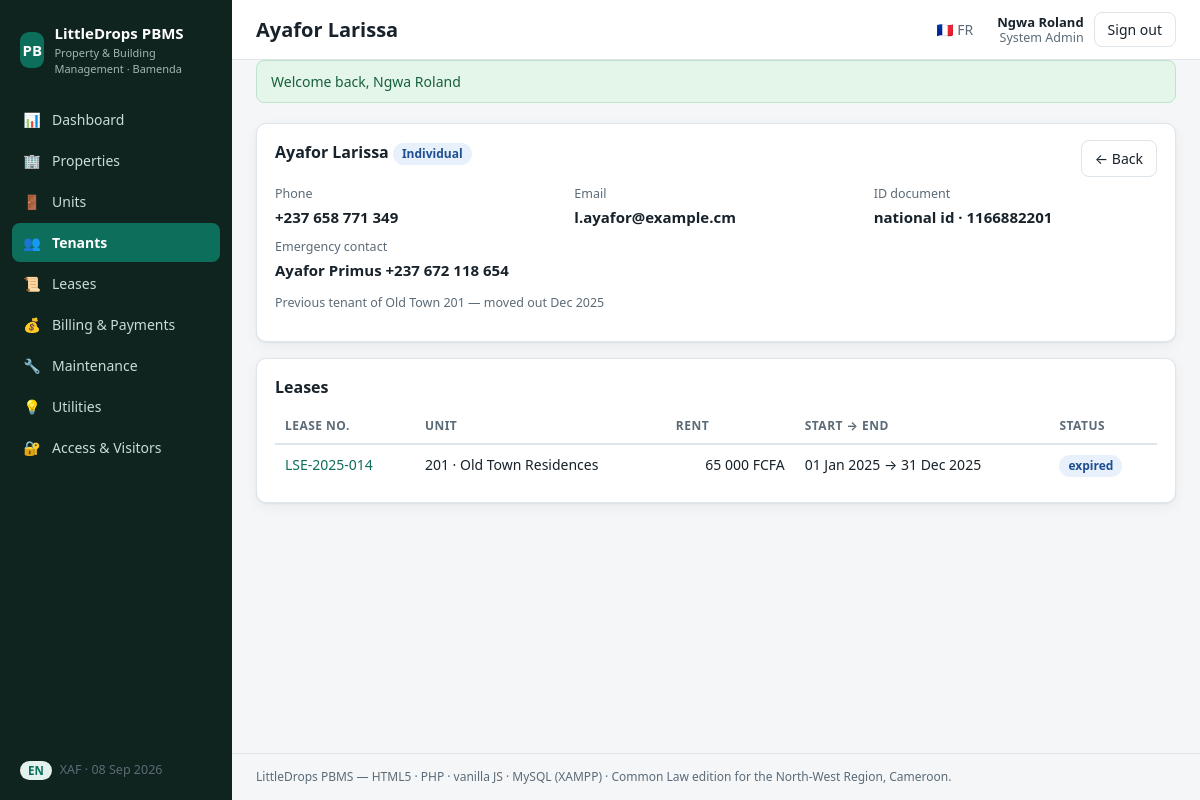
The app's page /index.php?r=tenants/7 (signed in) with its own data.
### tables this page shows
CREATE TABLE IF NOT EXISTS tenants (
  id             INT UNSIGNED AUTO_INCREMENT PRIMARY KEY,
  user_id        INT UNSIGNED NULL,              
  kind           ENUM('individual','corporate') NOT NULL DEFAULT 'individual',
  name           VARCHAR(160) NOT NULL,
  email          VARCHAR(160) NULL,
  phone          VARCHAR(30)  NULL,
  alt_phone      VARCHAR(30)  NULL,
  emergency_name  VARCHAR(120) NULL,
  emergency_phone VARCHAR(30)  NULL,
  id_type        ENUM('national_id','passport','certificate_incorporation','residence_permit') NULL,
  id_number      VARCHAR(60) NULL,
  notes          TEXT NULL,
  created_at     DATETIME NOT NULL DEFAULT CURRENT_TIMESTAMP,
  CONSTRAINT fk_tenants_user FOREIGN KEY (user_id) REFERENCES users(id)
    ON DELETE SET NULL ON UPDATE CASCADE,
  INDEX idx_tenants_name (name)
);

CREATE TABLE IF NOT EXISTS leases (
  id             INT UNSIGNED AUTO_INCREMENT PRIMARY KEY,
  code           VARCHAR(20) NOT NULL UNIQUE,    
  unit_id        INT UNSIGNED NOT NULL,
  tenant_id      INT UNSIGNED NOT NULL,
  start_date     DATE NOT NULL,
  end_date       DATE NOT NULL,
  rent_xaf       BIGINT UNSIGNED NOT NULL,
  billing_cycle  ENUM('monthly','quarterly','annually') NOT NULL DEFAULT 'monthly',
  rent_type      ENUM('fixed','dynamic') NOT NULL DEFAULT 'fixed',
  escalation_pct DECIMAL(5,2) NULL,              
  escalation_interval_months SMALLINT UNSIGNED NULL,
  grace_days     SMALLINT UNSIGNED NOT NULL DEFAULT 7,
  penalty_pct    DECIMAL(5,2)  NOT NULL DEFAULT 5.00,
  deposit_xaf    BIGINT UNSIGNED NOT NULL DEFAULT 0,
  deposit_paid   TINYINT(1) NOT NULL DEFAULT 0,
   
  legal_system   ENUM('common_law','civil_law') NOT NULL DEFAULT 'common_law',
  jurisdiction   VARCHAR(160) NOT NULL DEFAULT 'Bamenda, North-West Region, Cameroon',
  notice_to_quit_days SMALLINT UNSIGNED NOT NULL DEFAULT 30,
  status         ENUM('draft','active','expired','terminated','in_recovery') NOT NULL DEFAULT 'draft',
  signed_at      DATETIME NULL,
  witness_1      VARCHAR(120) NULL,
  witness_2      VARCHAR(120) NULL,
  stamp_duty_paid TINYINT(1) NOT NULL DEFAULT 0,
  notes          TEXT NULL,
  created_at     DATETIME NOT NULL DEFAULT CURRENT_TIMESTAMP,
  CONSTRAINT fk_leases_unit FOREIGN KEY (unit_id) REFERENCES units(id)
    ON DELETE RESTRICT ON UPDATE CASCADE,
  CONSTRAINT fk_leases_tenant FOREIGN KEY (tenant_id) REFERENCES tenants(id)
    ON DELETE RESTRICT ON UPDATE CASCADE,
  INDEX idx_leases_status (status)
);

CREATE TABLE IF NOT EXISTS units (
  id             INT UNSIGNED AUTO_INCREMENT PRIMARY KEY,
  building_id    INT UNSIGNED NOT NULL,
  floor_id       INT UNSIGNED NULL,
  code           VARCHAR(30) NOT NULL,
  unit_type      ENUM('apartment','duplex','studio','shop','office','store','duplex_flat','self_contain') NOT NULL DEFAULT 'apartment',
  sqm            DECIMAL(7,2) NULL,
  bedrooms       TINYINT UNSIGNED NULL,
  bathrooms      TINYINT UNSIGNED NULL,
  market_rent_xaf BIGINT UNSIGNED NOT NULL DEFAULT 0,
  status         ENUM('vacant','leased','under_maintenance','reserved','out_of_service') NOT NULL DEFAULT 'vacant',
  amenities      TEXT NULL,                      
  condition_report TEXT NULL,                    
  created_at     DATETIME NOT NULL DEFAULT CURRENT_TIMESTAMP,
  CONSTRAINT fk_units_building FOREIGN KEY (building_id) REFERENCES buildings(id)
    ON DELETE CASCADE ON UPDATE CASCADE,
  CONSTRAINT fk_units_floor FOREIGN KEY (floor_id) REFERENCES floors(id)
    ON DELETE SET NULL ON UPDATE CASCADE,
  UNIQUE KEY uq_unit_code_per_building (building_id, code),
  INDEX idx_units_status (status)
);

CREATE TABLE IF NOT EXISTS buildings (
  id           INT UNSIGNED AUTO_INCREMENT PRIMARY KEY,
  portfolio_id INT UNSIGNED NOT NULL,
  name         VARCHAR(120) NOT NULL,
  quarter      VARCHAR(80)  NOT NULL,            
  city         VARCHAR(80)  NOT NULL DEFAULT 'Bamenda',
  region       VARCHAR(80)  NOT NULL DEFAULT 'North-West',
  address      VARCHAR(200) NULL,
  lat          DECIMAL(10,7) NULL,
  lng          DECIMAL(10,7) NULL,
  created_at   DATETIME NOT NULL DEFAULT CURRENT_TIMESTAMP,
  CONSTRAINT fk_buildings_portfolio FOREIGN KEY (portfolio_id) REFERENCES portfolios(id)
    ON DELETE RESTRICT ON UPDATE CASCADE,
  INDEX idx_buildings_quarter (quarter)
);

### core/View.php (called while the page is built, shortened)
<?php
final class View
{
    public static function render(string $template, array $data = [], ?string $layout = 'app'): string
    {
        $php = self::resolve($template);
        extract($data, EXTR_SKIP);
        require $php;
        $content = (string) ob_get_clean();
        if ($layout !== null) {
            $content = (string) ob_get_clean();
        }
        return $content;
    }
    private static function resolve(string $template): string
    {
        [$module, $view] = explode('::', $template, 2);
        $file = dirname(__DIR__) . "/modules/$module/Views/" . str_replace(['..', '\\'], '', $view) . '.php';
        return $file;
    }
}

### modules/Tenants/Controllers/TenantController.php (called while the page is built, shortened)
<?php
final class TenantController extends Controller
{
    public function show(array $params): void
    {
        $tenant = Tenant::find((int) $params['id']);
        $this->view('Tenants::show', [
            'title'  => $tenant['name'],
            'tenant' => $tenant,
            'leases' => Tenant::leases((int) $tenant['id']),
        ]);
    }
}

### index.php (called while the page is built, shortened)
<?php
$router = new Core\Router();
$router->loadModules();
$router->dispatch(Core\Request::route());

### core/autoloader.php (called while the page is built, shortened)
<?php
spl_autoload_register(static function (string $class): void {
    $prefixes = [
        'Core\\'    => __DIR__ . '/',
        'Modules\\' => dirname(__DIR__) . '/modules/',
    ];
    foreach ($prefixes as $prefix => $baseDir) {
        if (str_starts_with($class, $prefix)) {
            $relative = str_replace('\\', '/', substr($class, strlen($prefix)));
            $file = $baseDir . $relative . '.php';
            return;
        }
    }
});

### core/Config.php (called while the page is built, shortened)
<?php
final class Config
{
    private static ?array $data = null;
    public static function load(): array
    {
        if (self::$data !== null) {
            return self::$data;
        }
        self::$data = [
            'app' => [
                'name'      => 'LittleDrops PBMS',
                'tagline'   => 'Property & Building Management · Bamenda, Cameroon',
                'locale'    => 'en',
                'timezone'  => 'Africa/Douala',
            ],
            'db' => [
                'driver'    => 'mysql',
                'host'      => '127.0.0.1',
                'port'      => 3306,
                'database'  => 'pbms',
                'username'  => 'root',
                'password'  => '',
                'charset'   => 'utf8mb4',
            ],
            'legal' => [
                'default_legal_system' => 'common_law',
                'default_jurisdiction' => 'Bamenda, North-West Region, Cameroon',
                'default_notice_days'  => 30,
                'late_fee_penalty_pct' => 5.00,
                'late_fee_grace_days'  => 7,
            ],
            'modules' => ['Auth', 'Dashboard', 'Properties', 'Tenants', 'Leases', 'Billing', 'Maintenance', 'Utilities', 'Access'],
        ];
        return self::$data;
    }
    public static function get(string $path, $default = null)
    {
        $node = self::load();
        foreach (explode('.', $path) as $key) {
            $node = $node[$key];
        }
        return $node;
    }
}

### core/Database.php (called while the page is built, shortened)
<?php
final class Database
{
    private static ?PDO $pdo = null;
    public static function pdo(): PDO
    {
        if (self::$pdo === null) {
            $db  = Config::get('db');
            $dsn = sprintf(
                'mysql:host=%s;port=%d;dbname=%s;charset=%s',
                $db['host'],
                (int) $db['port'],
                $db['database'],
                $db['charset']
            );
            self::$pdo = new PDO($dsn, $db['username'], $db['password'], [
                PDO::ATTR_ERRMODE            => PDO::ERRMODE_EXCEPTION,
                PDO::ATTR_DEFAULT_FETCH_MODE => PDO::FETCH_ASSOC,
                PDO::ATTR_EMULATE_PREPARES   => false,
            ]);
        }
        return self::$pdo;
    }
    public static function run(string $sql, array $params = []): PDOStatement
    {
        $st = self::pdo()->prepare($sql);
        $st->execute($params);
        return $st;
    }
    public static function rows(string $sql, array $params = []): array
    {
        return self::run($sql, $params)->fetchAll();
    }
    public static function row(string $sql, array $params = []): ?array
    {
        $row = self::run($sql, $params)->fetch();
        return $row === false ? null : $row;
    }
}

### modules/Tenants/Models/Tenant.php (called while the page is built, shortened)
<?php
final class Tenant
{
    public static function find(int $id): ?array
    {
        return Database::row('SELECT * FROM tenants WHERE id = ?', [$id]);
    }
    public static function leases(int $tenantId): array
    {
        return Database::rows(
            'SELECT l.*, u.code AS unit_code, u.unit_type, b.name AS building_name
               FROM leases l
               JOIN units u ON u.id = l.unit_id
               JOIN buildings b ON b.id = u.building_id
              WHERE l.tenant_id = ? ORDER BY l.start_date DESC',
            [$tenantId]
        );
    }
}

### core/helpers.php (called while the page is built, shortened)
<?php
function url(string $path = ''): string
{
    $path = ltrim($path, '/');
    $base = rtrim(dirname($_SERVER['SCRIPT_NAME'] ?? '/'), '/\\');
    return $path === '' ? $base . '/' : $base . "/index.php?r=" . urlencode($path);
}
function e(?string $s): string
{
    return htmlspecialchars((string) $s, ENT_QUOTES | ENT_SUBSTITUTE, 'UTF-8');
}
function t(string $key, array $replace = []): string
{
    static $dict = null;
    $dict ??= require __DIR__ . '/translations.php';
    $locale = \Core\Auth::locale();
    $text = $dict[$locale][$key] ?? $dict['en'][$key] ?? $key;
    return $text;
}
function fmt_xaf($amount): string
{
    return number_format((float) $amount, 0, ',', ' ') . ' FCFA';
}
function fmt_date(?string $date): string
{
    $ts = strtotime($date);
    return $ts ? date('d M Y', $ts) : $date;
}
function badge(string $status): string
{
    $s = strtolower(str_replace(' ', '-', $status));
    $green  = ['leased', 'active', 'paid', 'resolved', 'closed', 'confirmed', 'approved'];
    $amber  = ['reserved', 'partial', 'pending', 'assigned', 'in_progress', 'notice_to_quit_issued', 'demand_letter'];
    $red    = ['under-maintenance', 'out-of-service', 'unpaid', 'in_recovery', 'urgent', 'failed', 'notice_expired', 'enforcement'];
    return 'badge badge-blue';
}

### core/Auth.php (called while the page is built, shortened)
<?php
final class Auth
{
    public static function locale(): string
    {
        return $_SESSION['locale'] ?? Config::get('app.locale', 'en');
    }
}

### modules/Tenants/Views/show.php (the view, shortened to what this page needs)
<section class="panel">
  <div class="panel-head">
    <h2><?= e($tenant['name']) ?>
      <span class="<?= e(badge($tenant['kind'] === 'corporate' ? 'leased' : 'vacant')) ?>">
        <?= e($tenant['kind'] === 'corporate' ? t('tenant.corporate') : t('tenant.individual')) ?>
      </span>
    </h2>
    <a class="btn" href="<?= e(url('tenants')) ?>">← <?= e(t('common.back')) ?></a>
  </div>
  <div class="detail-grid">
    <div><span class="muted"><?= e(t('common.phone')) ?></span><strong><?= e($tenant['phone'] ?? '—') ?></strong></div>
    <div><span class="muted"><?= e(t('common.email')) ?></span><strong><?= e($tenant['email'] ?? '—') ?></strong></div>
    <div><span class="muted"><?= e(t('tenant.id_doc')) ?></span>
      <strong><?= e($tenant['id_type'] ? str_replace('_', ' ', $tenant['id_type']) : '—') ?>
      <?= $tenant['id_number'] ? '· ' . e($tenant['id_number']) : '' ?></strong></div>
    <div><span class="muted"><?= e(t('tenant.emergency')) ?></span>
      <strong><?= e(trim(($tenant['emergency_name'] ?? '') . ' ' . ($tenant['emergency_phone'] ?? '')) ?: '—') ?></strong></div>
  </div>
  <?php if ($tenant['notes']): ?><p class="muted"><?= e($tenant['notes']) ?></p><?php endif; ?>
</section>
<section class="panel">
  <h2><?= e(t('tenant.leases')) ?></h2>
  <table class="table">
    <thead><tr>
      <th><?= e(t('lease.code')) ?></th><th><?= e(t('lease.unit')) ?></th>
      <th><?= e(t('lease.rent')) ?></th><th><?= e(t('lease.start')) ?> → <?= e(t('lease.end')) ?></th>
      <th><?= e(t('common.status')) ?></th>
    </tr></thead>
    <tbody>
      <?php foreach ($leases as $l): ?>
      <tr>
        <td><a href="<?= e(url('leases/' . $l['id'])) ?>"><?= e($l['code']) ?></a></td>
        <td><?= e($l['unit_code']) ?> · <?= e($l['building_name']) ?></td>
        <td class="num"><?= e(fmt_xaf($l['rent_xaf'])) ?></td>
        <td><?= e(fmt_date($l['start_date'])) ?> → <?= e(fmt_date($l['end_date'])) ?></td>
        <td><span class="<?= e(badge($l['status'])) ?>"><?= e(str_replace('_', ' ', $l['status'])) ?></span></td>
      </tr>
      <?php endforeach; ?>
    </tbody>
  </table>
</section>

### core/Router.php (shortened to what this page needs)
<?php
final class Router
{
    private array $routes = [];
    public function add(string $method, string $pattern, callable|array $handler): void
    {
        if (is_array($handler)) {
            [$class, $action] = $handler;
            $handler = static fn(array $params): mixed => (new $class())->{$action}($params);
        }
        $this->routes[strtoupper($method)][] = [$pattern, $handler];
    }
    public function dispatch(string $route): void
    {
        $method = Request::method();
        $route  = trim($route, '/');
        foreach ($this->routes[$method] ?? [] as [$pattern, $handler]) {
            $regex = '#^' . preg_replace('#\{(\w+)\}#', '(?P<$1>[^/]+)', $pattern) . '$#';
            if (preg_match($regex, $route, $m)) {
                $params = array_filter($m, 'is_string', ARRAY_FILTER_USE_KEY);
                $handler($params);
                return;
            }
        }
    }
}

### assets/css/app.css (style rules this page uses)
:root { --bg: #f4f6f8; --panel: #ffffff; --ink: #17222b; --muted: #5c6b77; --line: #dde4ea; --brand: #0e6e5c; --brand-ink: #ffffff; --brand-soft: #e3f2ee; --danger: #b3261e; --danger-soft: #fdeceb; --amber-soft: #fff4dc; --green-soft: #e4f5e9; --blue-soft: #e7f0fb; --radius: 10px; --shadow: 0 1px 2px rgba(23, 34, 43, .06), 0 4px 14px rgba(23, 34, 43, .05); --mono: "Consolas", "Menlo", monospace; }
* { box-sizing: border-box; }
html, body { margin: 0; padding: 0; }
body { font: 15px/1.5 system-ui, -apple-system, "Segoe UI", Roboto, Arial, sans-serif; background: var(--bg); color: var(--ink); }
a { color: var(--brand); text-decoration: none; }
.panel { background: var(--panel); border: 1px solid var(--line); border-radius: var(--radius); box-shadow: var(--shadow); padding: 16px 18px; }
.panel-head { display: flex; justify-content: space-between; align-items: flex-start; gap: 12px; flex-wrap: wrap; }
.panel h2 { font-size: 16px; margin: 0 0 10px; }
.table { width: 100%; border-collapse: collapse; font-size: 14px; }
.table th { text-align: left; font-size: 12px; text-transform: uppercase; letter-spacing: .04em; color: var(--muted); border-bottom: 2px solid var(--line); padding: 8px 10px; }
.table td { padding: 9px 10px; border-bottom: 1px solid var(--line); vertical-align: top; }
.table tr:last-child td { border-bottom: none; }
.table .num { text-align: right; font-variant-numeric: tabular-nums; white-space: nowrap; }
.muted { color: var(--muted); font-size: 12.5px; }
.badge { display: inline-block; padding: 2px 9px; border-radius: 999px; font-size: 12px; font-weight: 600; white-space: nowrap; }
.badge-blue { background: var(--blue-soft); color: #1d4f91; }
.btn { display: inline-flex; align-items: center; gap: 6px; cursor: pointer; background: #fff; color: var(--ink); border: 1px solid var(--line); border-radius: 8px; padding: 7px 13px; font-size: 14px; font-family: inherit; }
.detail-grid { display: grid; grid-template-columns: repeat(auto-fit, minmax(210px, 1fr)); gap: 10px 16px; margin: 8px 0; }
.detail-grid > div { display: flex; flex-direction: column; gap: 2px; }

### records on screen
tenants: name "Ayafor Larissa", kind "Individual", phone "+237 658 771 349", email "l.ayafor@example.cm", id_type "national id", id_number "1166882201", emergency_name+emergency_phone "Ayafor Primus +237 672 118 654", notes "Previous tenant of Old Town 201 — moved out Dec 2025"
leases: code "LSE-2025-014", unit.code "201", buildings.name "Old Town Residences", rent_xaf "65 000 FCFA", start_date "01 Jan 2025", end_date "31 Dec 2025", status "expired"

### other values on screen
$icon "📊"
$label "Dashboard"
$icon "🏢"
$label "Properties"
$icon "🚪"
$label "Units"
$icon "👥"
$label "Tenants"
$icon "📜"
$label "Leases"
$icon "💰"
$label "Billing & Payments"
$icon "🔧"
$label "Maintenance"
$icon "💡"
